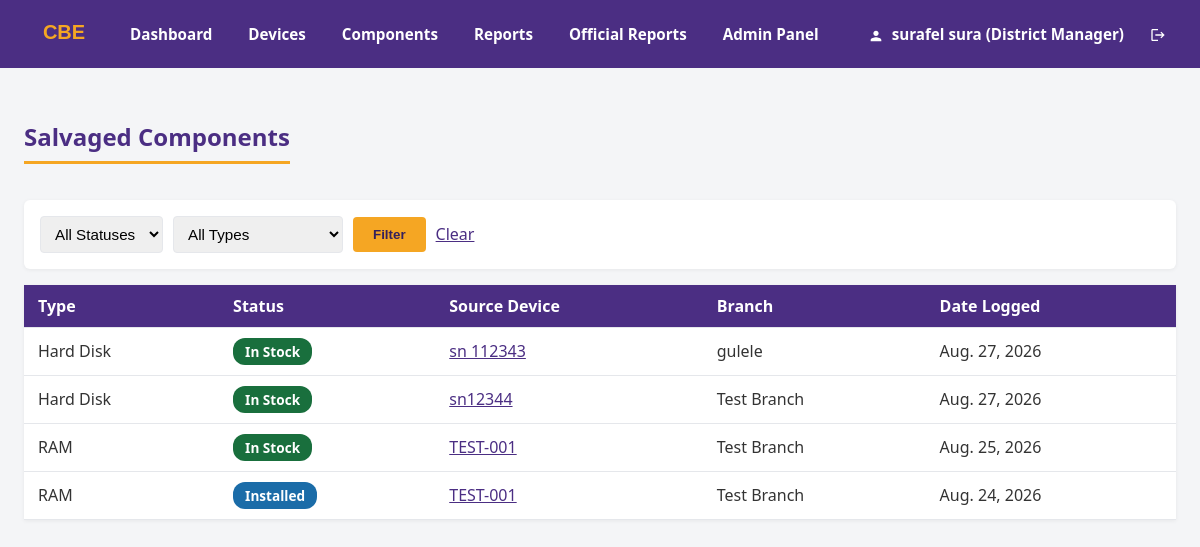
Page /components/ (signed in) on the committed database.
### accounts/models.py (models this page shows, shortened)
class User(AbstractUser):
    class Role(models.TextChoices):
        IT_STAFF = "IT_STAFF", "IT Support Staff"
        MANAGER = "MANAGER", "District Manager"
    role = models.CharField(
        max_length=20,
        choices=Role.choices,
        default=Role.IT_STAFF,
    )

### inventory/models.py (models this page shows, shortened)
class Component(models.Model):
    class ComponentType(models.TextChoices):
        RAM = "RAM", "RAM"
        HDD = "HDD", "Hard Disk"
        SSD = "SSD", "SSD"
        PRINTER_PART = "PRINTER_PART", "Printer Component"
        OTHER = "OTHER", "Other"
    class Status(models.TextChoices):
        IN_STOCK = "IN_STOCK", "In Stock"
        INSTALLED = "INSTALLED", "Installed"
        DISPOSED = "DISPOSED", "Disposed"
    component_type = models.CharField(max_length=20, choices=ComponentType.choices)
    status = models.CharField(max_length=20, choices=Status.choices, default=Status.IN_STOCK)
    date_logged = models.DateField(auto_now_add=True)
    source_device = models.ForeignKey(
        Device, on_delete=models.PROTECT, related_name="salvaged_components"
    )
    history = HistoricalRecords()

class Device(models.Model):
    class DeviceType(models.TextChoices):
        PC = "PC", "PC"
        MONITOR = "MONITOR", "Monitor"
        SCANNER = "SCANNER", "Scanner"
        PRINTER = "PRINTER", "Printer"
        OTHER = "OTHER", "Other"
    class Status(models.TextChoices):
        RECEIVED = "RECEIVED", "Received"
        DIAGNOSED_FUNCTIONAL = "DIAGNOSED_FUNCTIONAL", "Diagnosed — Functional"
        DIAGNOSED_NOT_FUNCTIONAL = "DIAGNOSED_NOT_FUNCTIONAL", "Diagnosed — Not Functional"
        REPAIRED = "REPAIRED", "Repaired"
        RETURNED_TO_BRANCH = "RETURNED_TO_BRANCH", "Returned to Branch"
        FOR_DISPOSAL = "FOR_DISPOSAL", "For Disposal"
        DISPOSED = "DISPOSED", "Disposed"
    serial_number = models.CharField(max_length=100, unique=True)
    tag_number = models.CharField(max_length=100, blank=True)
    device_type = models.CharField(max_length=20, choices=DeviceType.choices)
    model = models.CharField(max_length=100, blank=True)
    status = models.CharField(max_length=30, choices=Status.choices, default=Status.RECEIVED)
    condition_notes = models.TextField(blank=True)
    date_received = models.DateField(auto_now_add=True)
    branch = models.ForeignKey(Branch, on_delete=models.PROTECT, related_name="devices")
    assigned_to = models.ForeignKey(Employee, on_delete=models.SET_NULL, null=True, blank=True, related_name="assigned_devices")
    logged_by = models.ForeignKey(settings.AUTH_USER_MODEL, on_delete=models.PROTECT, related_name="logged_devices")
    history = HistoricalRecords()

### branches/models.py (models this page shows, shortened)
class Branch(models.Model):
    class Grade(models.TextChoices):
        GRADE_1 = "I", "Grade I"
        GRADE_2 = "II", "Grade II"
        GRADE_3 = "III", "Grade III"
        GRADE_4 = "IV", "Grade IV"
        SPECIAL = "SPECIAL", "Special"
    name = models.CharField(max_length=255, unique=True)
    grade = models.CharField(max_length=10, choices=Grade.choices)
    employee_count = models.PositiveIntegerField()
    history = HistoricalRecords()
    class Meta:
        verbose_name_plural = "Branches"

### inventory/views.py (the view)
# urls.py: path("", views.component_list, name="component_list"),
@login_required
def component_list(request):
    components = Component.objects.select_related("source_device", "source_device__branch").order_by("-date_logged")
    status = request.GET.get("status", "")
    component_type = request.GET.get("component_type", "")
    if status:
        components = components.filter(status=status)
    if component_type:
        components = components.filter(component_type=component_type)
    context = {
        "components": components,
        "selected_status": status,
        "selected_component_type": component_type,
        "status_choices": Component.Status.choices,
        "component_type_choices": Component.ComponentType.choices,
    }
    return render(request, "inventory/component_list.html", context)

### inventory/templates/inventory/component_list.html (shortened to what this page needs)
{% extends "base.html" %}
{% block content %}
<h2>Salvaged Components</h2>
<form method="get" class="filter-form">
    <select name="status" aria-label="Filter by Status">
        <option value="">All Statuses</option>
    </select>
    <select name="component_type" aria-label="Filter by Component Type">
        <option value="">All Types</option>
    </select>
    <button type="submit">Filter</button>
    <a href="{% url 'component_list' %}">Clear</a>
</form>
<table>
    <tr>
        <th>Type</th><th>Status</th><th>Source Device</th><th>Branch</th><th>Date Logged</th>
    </tr>
    {% for component in components %}
    <tr>
        <td>{{ component.get_component_type_display }}</td>
        <td><span class="status-badge status-{{ component.status|lower }}">{{ component.get_status_display }}</span></td>
        <td><a href="{% url 'device_detail' component.source_device.pk %}">{{ component.source_device.serial_number }}</a></td>
        <td>{{ component.source_device.branch.name }}</td>
        <td>{{ component.date_logged }}</td>
    </tr>
    {% empty %}
    <tr><td colspan="5">No components match your filters.</td></tr>
    {% endfor %}
</table>
{% endblock %}

### templates/base.html (shortened to what this page needs)
{% load static %}
<!doctype html>
<html lang="en">
<head>
  <link rel="stylesheet" href="{% static 'css/style.css' %}?v=5">
</head>
<body>
  <nav>
    <div class="nav-container">
      <div class="nav-left">
        <img src="{% static 'img/logo.svg' %}" alt="CBE Logo" style="height: 40px; object-fit: contain;">
        {% if user.is_authenticated %}
        <a href="{% url 'dashboard' %}">Dashboard</a>
        <a href="{% url 'device_list' %}">Devices</a>
        <a href="{% url 'component_list' %}">Components</a>
        <a href="{% url 'dynamic_report' %}">Reports</a>
        <a href="{% url 'report_list' %}">Official Reports</a>
        {% if user.is_staff %}
        <a href="{% url 'admin:index' %}">Admin Panel</a>
        {% endif %}
        {% endif %}
      </div>
      <div class="nav-right">
        {% if user.is_authenticated %}
        <span>
          <svg class="icon" style="width:16px;height:16px;vertical-align:middle;margin-right:4px;" viewBox="0 0 24 24">
            <path
              d="M12 12c2.21 0 4-1.79 4-4s-1.79-4-4-4-4 1.79-4 4 1.79 4 4 4zm0 2c-2.67 0-8 1.34-8 4v2h16v-2c0-2.66-5.33-4-8-4z" />
          </svg>
          {{ user.get_full_name|default:user.username }} ({{ user.get_role_display }})
        </span>
        <form method="post" action="{% url 'logout' %}" class="logout-form">
          <button type="submit" title="Logout">
            <svg class="icon" style="width:16px;height:16px;vertical-align:middle;" viewBox="0 0 24 24">
              <path
                d="M17 7l-1.41 1.41L18.17 11H8v2h10.17l-2.58 2.58L17 17l5-5zM4 5h8V3H4c-1.1 0-2 .9-2 2v14c0 1.1.9 2 2 2h8v-2H4V5z" />
            </svg>
          </button>
        </form>
        {% endif %}
      </div>
    </div>
  </nav>
  <div class="page">
    {% block content %}{% endblock %}
  </div>
</body>
</html>

### static/css/style.css (style rules this page uses)
:root { --cbe-purple: #4b2e83; --cbe-purple-dark: #35205c; --cbe-gold: #f5a623; --bg: #f4f5f7; --text: #333333; --text-muted: #6b7280; --border: #e5e7eb; --status-green: #10b981; --status-amber: #f59e0b; --status-red: #ef4444; --status-blue: #3b82f6; --status-gray: #6b7280; }
* { box-sizing: border-box; }
body { margin: 0; font-family: "Segoe UI", Arial, sans-serif; background: var(--bg); color: var(--text); }
nav { background: var(--cbe-purple); color: white; padding: 14px 24px; display: flex; align-items: center; gap: 16px; font-size: 0.95rem; }
nav a { color: white; text-decoration: none; font-weight: 600; padding: 6px 10px; border-radius: 4px; }
nav span { font-weight: 600; }
.page { max-width: 1400px; margin: 0 auto; padding: 32px 24px; }
h2 { color: var(--cbe-purple); border-bottom: 3px solid var(--cbe-gold); padding-bottom: 8px; display: inline-block; }
table { width: 100%; border-collapse: collapse; background: white; margin: 16px 0; box-shadow: 0 1px 4px rgba(0, 0, 0, 0.06); }
th, td { text-align: left; padding: 10px 14px; border-bottom: 1px solid var(--border); }
th { background: var(--cbe-purple); color: white; }
a { color: var(--cbe-purple); }
form { background: white; padding: 20px; border-radius: 6px; box-shadow: 0 1px 4px rgba(0, 0, 0, 0.06); max-width: 500px; margin: 16px 0; }
input, select, textarea { width: 100%; padding: 8px 10px; border: 1px solid var(--border); border-radius: 4px; font-size: 0.95rem; margin-top: 4px; }
button, input[type="submit"] { background: var(--cbe-gold); color: var(--cbe-purple-dark); border: none; padding: 10px 20px; border-radius: 4px; font-weight: 700; cursor: pointer; margin-top: 8px; }
.logout-form { display: inline; margin: 0; padding: 0; background: none; box-shadow: none; }
.logout-form button { background: none; color: white; border: none; font-weight: 700; padding: 6px 10px; cursor: pointer; font-size: 0.95rem; margin: 0; }
.filter-form { display: flex; flex-wrap: wrap; gap: 10px; align-items: center; max-width: none; padding: 16px; }
.filter-form input, .filter-form select { width: auto; margin-top: 0; }
.filter-form button { margin-top: 0; }
.status-badge { display: inline-block; padding: 4px 12px; border-radius: 12px; font-size: 0.85rem; font-weight: 700; color: white; background: var(--cbe-purple); }
.status-in_stock { background: #196f3d; }
.status-installed { background: #1b6ca8; }
.nav-container { max-width: 1400px; margin: 0 auto; display: flex; justify-content: space-between; width: 100%; }
.nav-left, .nav-right { display: flex; align-items: center; gap: 16px; flex-wrap: wrap; }
.icon { fill: currentColor; display: inline-block; }

### rows in the picture
User: get_full_name "surafel sura", role "District Manager"
Component: component_type "Hard Disk", status "In Stock", source_device.serial_number "sn 112343", source_device.branch.name "gulele", date_logged "Aug. 27, 2026"
Component: component_type "Hard Disk", status "In Stock", source_device.serial_number "sn12344", source_device.branch.name "Test Branch", date_logged "Aug. 27, 2026"
Component: component_type "RAM", status "In Stock", source_device.serial_number "TEST-001", source_device.branch.name "Test Branch", date_logged "Aug. 25, 2026"
Component: component_type "RAM", status "Installed", source_device.serial_number "TEST-001", source_device.branch.name "Test Branch", date_logged "Aug. 24, 2026"
